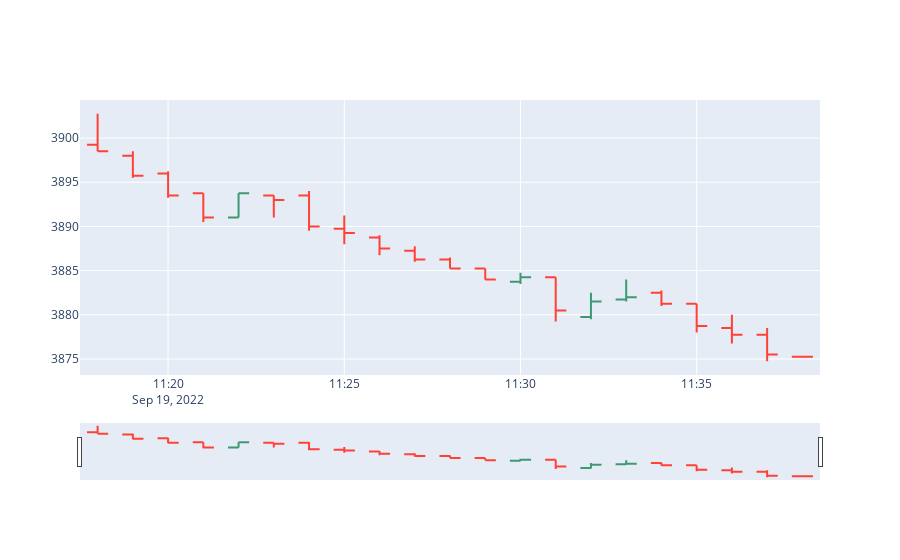

The notebook cell saved with this chart:
### Code cell
lr1_1min = pd.read_csv(r"2022-09-19_ES_1m_LR.csv", index_col='Date')
lr1_1min.index = pd.to_datetime(lr1_1min.index)
lr1_1min.head()
# lr1_1min.shape
# lr1_1min['Close'].plot(figsize=(20,5) )

hovertext=[]
for i in range(len(lr1_1min['Open'])):
    hovertext.append('Open: '+ str(lr1_1min['Open'][i])+'<br>Close: '+ str(lr1_1min['Close'][i]))
    
fig = go.Figure(data= go.Ohlc(x= lr1_1min.index, open= lr1_1min['Open'], high= lr1_1min['High'],  
                low= lr1_1min['Low'], close= lr1_1min['Close'], text= hovertext, hoverinfo= 'text'))
fig.show()
